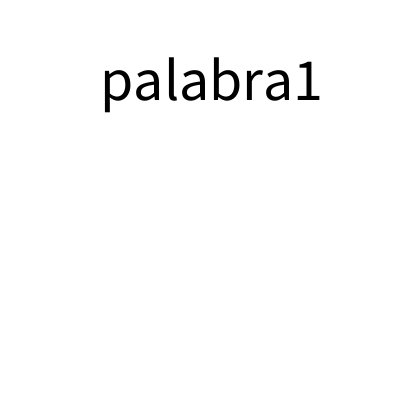
Frame 1 (no input)
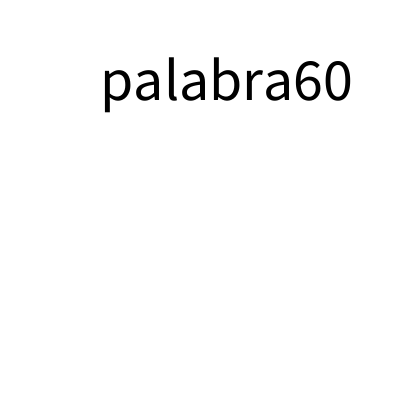
Frame 60 (the mouse pressed at the canvas centre just before this capture)
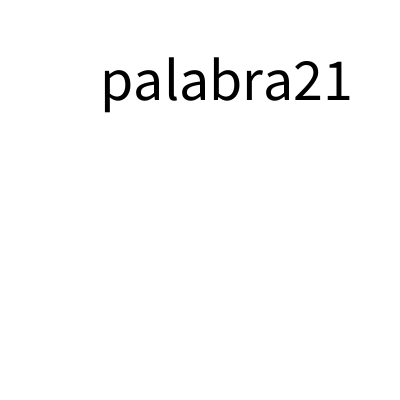
Frame 120 (the mouse held since frame 60 and released just before this capture)

The Processing sketch that drew these frames (run headless with seeded random() and noise(); from frame 60 on, the mouse is pressed at the canvas centre):

// Processing sketch: ejemploArreglosPalabras
// ── ejemploArreglosPalabras.pde
String palabras [];
int contador;
int cantPalabras;
void setup() {
  size(400, 400);
  textSize(60);
  contador=0;
  cantPalabras=100;
  palabras= new String [cantPalabras];

  for (int i=0; i<palabras.length; i++) {
    palabras[i]="palabra"+i;
  }
}


void draw() {
  background(255);
  fill(0);
  if (contador<100) {
    contador++;
  }
  if (contador>=99) {
    contador=0;
  }
  text(palabras[contador], 100, 100);
}
void mouseClicked() {
}
